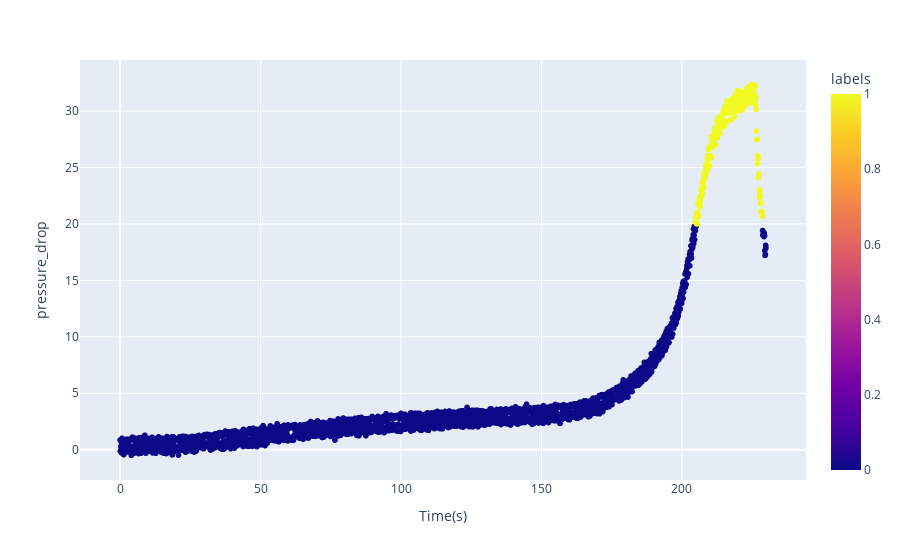

This figure's notebook cell:
### Code cell
model.fit(X,y)
df_path = path + '/' + file_names[5]
df_path

test = pd.read_csv(df_path)

UP_Pessure = np.array(test['Upstream_Pressure(psi)'])
D_Pressure = np.array(test['Downstream_Pressure(psi)'])

drop_pressure = UP_Pessure-D_Pressure
test = test.drop(['Flow_Rate(ml/m)', 'Upstream_Pressure(psi)', 'Downstream_Pressure(psi)'], axis = 1)
test['pressure_drop'] = drop_pressure
test

labels = model.predict(test)
labels

test['labels'] = labels
ax = px.scatter(data_frame=test, x = 'Time(s)', y = 'pressure_drop', color='labels')
ax.show()

### Figure 1 — Plotly figure (JSON) as saved in the notebook; plotly's stock layout.template omitted (floating-point values rounded to 4 significant figures; data arrays with more than 128 entries replaced by an {"elided": "..."} marker saying what was removed)
{"data": [{"hovertemplate": "Time(s)=%{x}<br>pressure_drop=%{y}<br>labels=%{marker.color}<extra></extra>", "legendgroup": "", "marker": {"color": {"elided": "2300 int values"}, "coloraxis": "coloraxis", "symbol": "circle"}, "mode": "markers", "name": "", "showlegend": false, "type": "scattergl", "x": {"elided": "2300 float values"}, "xaxis": "x", "y": {"elided": "2300 float values"}, "yaxis": "y"}], "layout": {"coloraxis": {"colorbar": {"title": {"text": "labels"}}, "colorscale": [[0, "#0d0887"], [0.1111, "#46039f"], [0.2222, "#7201a8"], [0.3333, "#9c179e"], [0.4444, "#bd3786"], [0.5556, "#d8576b"], [0.6667, "#ed7953"], [0.7778, "#fb9f3a"], [0.8889, "#fdca26"], [1, "#f0f921"]]}, "legend": {"tracegroupgap": 0}, "margin": {"t": 60}, "xaxis": {"anchor": "y", "domain": [0, 1], "title": {"text": "Time(s)"}}, "yaxis": {"anchor": "x", "domain": [0, 1], "title": {"text": "pressure_drop"}}}}
